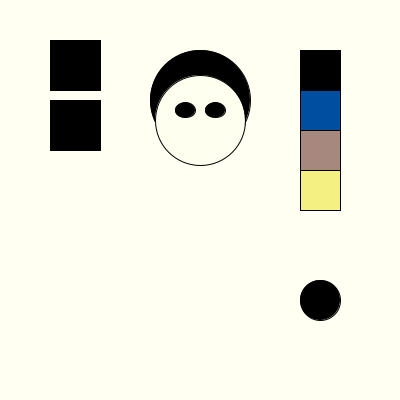
Frame 1 (no input)
Frame 60 (the mouse pressed at the canvas centre just before this capture): identical to frame 1, image omitted
Frame 120 (the mouse held since frame 60 and released just before this capture): identical to frame 1, image omitted

The Processing sketch that drew this single still picture (run headless with seeded random() and noise(); from frame 60 on, the mouse is pressed at the canvas centre):

// Processing sketch: week13_5_doll_hair_eye_dress_dependent_color
// ── week13_5_doll_hair_eye_dress_dependent_color.pde
//娃娃的2種色彩(眼、髮) 頭、眼、髮、衣 要能獨立
color [] c = {#000000, #000000};
//PImage [] c = {img1, img2, img3, img4, img5};
int ci = -1;
color [] p = {#000000, #004E9F, #A6887E, #F4F082};
void setup(){
  size(400, 400);
}
int pi;
void draw(){
  background(#FFFFF2);
  for(int i=0; i<4; i++){
    fill(p[i]);
    rect( 300, 50+i*40, 40, 40);
  }
  fill(p[pi]); //調色盤選的色
  ellipse(320, 300, 40, 40); //右邊調色盤選的色
  
  fill(c[1]); //頭髮 c[1]
  ellipse(200, 100, 100, 100);
  rect(50, 40, 50, 50);
  
  fill(#FFFFF0); //臉
  ellipse(200, 120, 90, 90);
  
  fill(c[0]); //眼睛 c[0]
  ellipse(185, 110, 20, 15);
  ellipse(215, 110, 20, 15);
  rect(50,100, 50, 50);
}
boolean testMouse(float x, float y, float w, float h){
  return x<mouseX && mouseX<x+w && y<mouseY && mouseY<y+h;
}
void mousePressed(){
  for(int i=0; i<4; i++){
    if( testMouse(300, 50+i*40, 40, 40) ){
      pi = i;
      if(ci != -1) c[ci]= p[pi];
    }
  }
  if( testMouse(50, 100, 50, 50) ) ci = 0;
  if( testMouse(50, 40, 50, 50) ) ci = 1;
}
